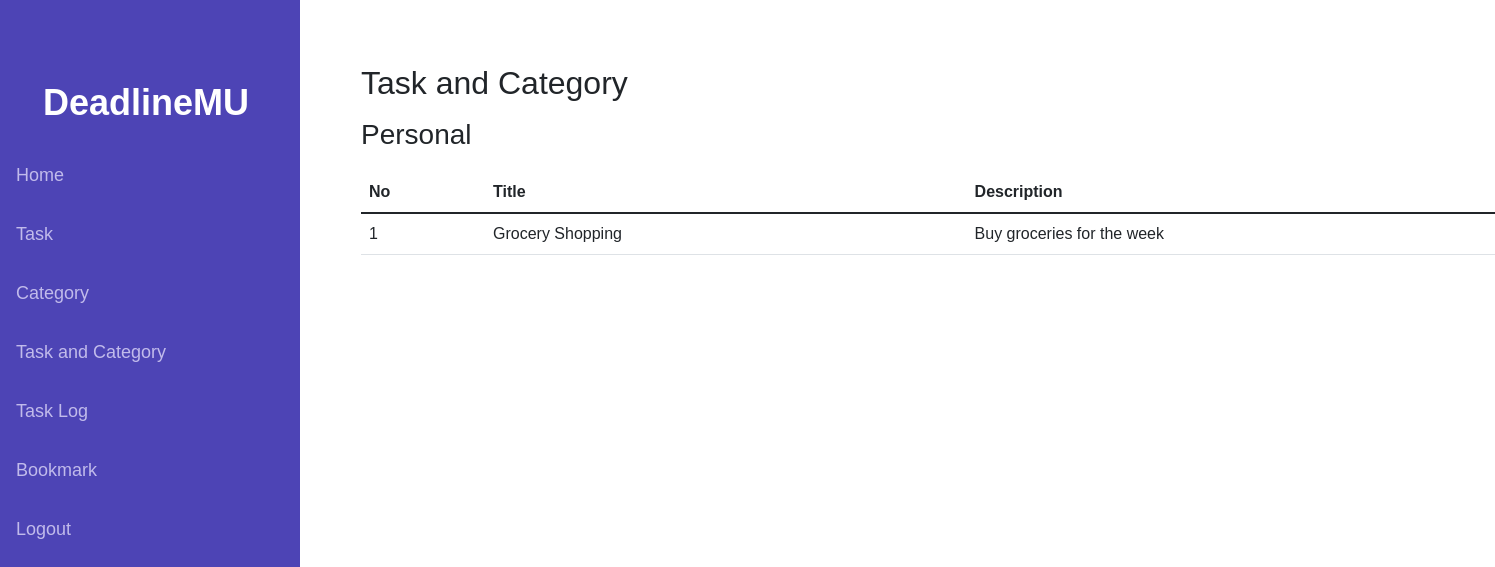
The app's page /views/v_taskandCategory.php (signed in) with its own data.
### tables this page shows
CREATE TABLE Category (
    CategoryID INT AUTO_INCREMENT PRIMARY KEY,
    CategoryName VARCHAR(255),
    UserID INT,
    FOREIGN KEY (UserID) REFERENCES User(UserID)
);

CREATE TABLE Task (
    TaskID INT AUTO_INCREMENT PRIMARY KEY,
    Title VARCHAR(255),
    Description TEXT,
    DueDate DATE,
    Priority BOOLEAN,
    Status BOOLEAN,
    UserID INT,
    CategoryID INT,
    FOREIGN KEY (UserID) REFERENCES User(UserID),
    FOREIGN KEY (CategoryID) REFERENCES Category(CategoryID) ON DELETE SET NULL
);

### app/Controller.php (called while the page is built, shortened)
<?php
include 'Model.php';
class Controller {
    private $model;
    public function __construct() {
        $this->model = new Model();
    }
    public function displayUserCategories($userID) {
        return $this->model->getUserCategories($userID);
    }
    public function displayTasksByCategory($categoryID) {
        return $this->model->getTasksByCategory($categoryID);
    }
}
?>

### app/Model.php (called while the page is built, shortened)
<?php
class Model {
    private $connection;
    public function __construct() {
        include '../database/connection.php';
        $this->connection = $connection;
    }
    public function getUserCategories($userID) {
        $sql = "SELECT * FROM deadlinemu7.Category WHERE UserID = ?";
        $stmt = mysqli_prepare($this->connection, $sql);
        mysqli_stmt_bind_param($stmt, "i", $userID);
        mysqli_stmt_execute($stmt);
        $result = mysqli_stmt_get_result($stmt);
        return mysqli_fetch_all($result, MYSQLI_ASSOC);
    }
    public function getTasksByCategory($categoryID) {
        $sql = "SELECT * FROM deadlinemu7.Task WHERE CategoryID = ?";
        $stmt = mysqli_prepare($this->connection, $sql);
        mysqli_stmt_bind_param($stmt, "i", $categoryID);
        mysqli_stmt_execute($stmt);
        $result = mysqli_stmt_get_result($stmt);
        return mysqli_fetch_all($result, MYSQLI_ASSOC);
    }
}
?>

### views/v_taskandCategory.php (the view, shortened to what this page needs)
<?php
include '../app/Controller.php';
$controller = new Controller();
$userID = $_SESSION['user_id'];
$categories = $controller->displayUserCategories($userID);
?>
<!DOCTYPE html>
<html lang="en">
<head>
    <link href="https://cdn.jsdelivr.net/npm/bootstrap@5.1.3/dist/css/bootstrap.min.css" rel="stylesheet"
>
        <link rel="stylesheet" href="../resources/styleHomepage.css">
</head>
<body>
    <div class="sidebar">
        <div class="brand">
            DeadlineMU
        </div>
        <a href="../resources/homepage.php" class="active">Home</a>
        <a href="../views/v_task.php">Task</a>
        <a href="../views/v_Category.php">Category</a>
        <a href="../views/v_taskandCategory.php">Task and Category</a>
        <a href="../views/v_activityLog.php">Task Log</a>
        <a href="../views/v_bookmark.php">Bookmark</a>
        <a href="../resources/logout.php">Logout</a>
    </div>
    <div class="container">
        <h2 class="mt-5 mb-3">Task and Category</h2>
        <?php foreach ($categories as $categoryRow): ?>
            <h3><?= htmlspecialchars($categoryRow['CategoryName']); ?></h3>
            <?php
            $tasks = $controller->displayTasksByCategory($categoryRow['CategoryID']);
            echo "<table class='table'>
                    <thead>
                        <tr>
                            <th>No</th>
                            <th>Title</th>
                            <th>Description</th>
                        </tr>
                    </thead>
                    <tbody>";
            if (!empty($tasks)) {
                $count = 1;
                foreach ($tasks as $taskRow) {
                    echo "<tr>
                            <td>{$count}</td>
                            <td>".htmlspecialchars($taskRow['Title'])."</td>
                            <td>".htmlspecialchars($taskRow['Description'])."</td>
                        </tr>";
                    $count++;
                }
            } else {
                echo "<tr><td colspan='3'>No tasks found</td></tr>";
            }
            echo "</tbody></table>";
        endforeach;
        ?>
    </div>
</body>
</html>

### resources/styleHomepage.css (style rules this page uses)
body { margin: 0; font-family: "Poppins", sans-serif; }
.sidebar { height: 100%; width: 300px; position: fixed; background-color: #4D44B5; padding-top: 60px; }
.sidebar a { padding: 16px; text-decoration: none; font-size: 18px; color: #C1BBEB; display: block; transition: 0.3s; }
.sidebar .brand { color: white; font-size: 36px; font-weight: 700; padding: 16px 43px; word-wrap: break-word; }
.container { margin-left: 345px; padding: 16px; }
.table { margin-top: 20px; }

### records on screen
category: CategoryName "Personal"
task: Title "Grocery Shopping", Description "Buy groceries for the week"
